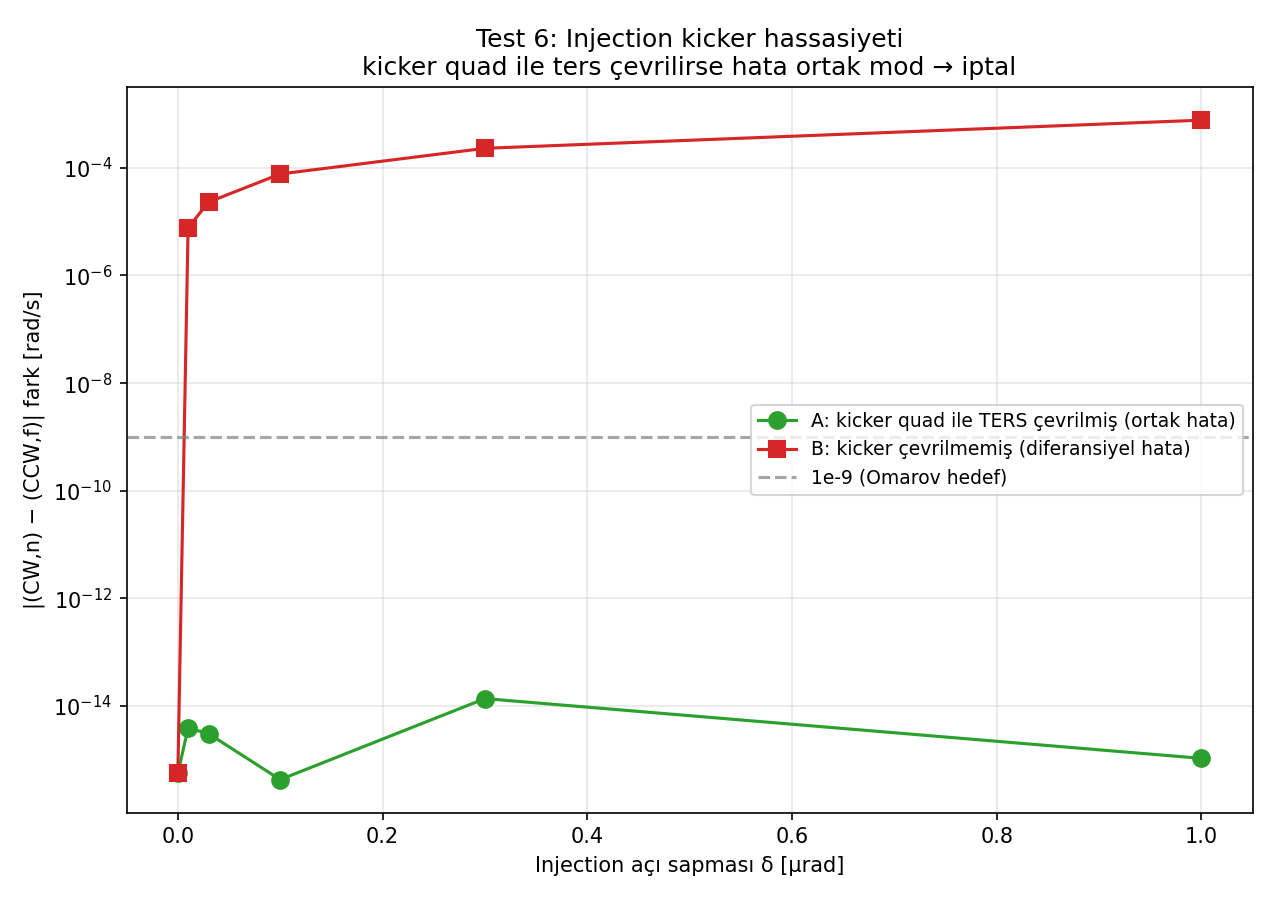

Here is the Python script that generated this plot:
#!/usr/bin/env python3
"""test_kicker_precision.py — Test 6: Injection kicker hassasiyeti (CW/CCW ortak alan).

Soru:
  Injection kick'i fiziksel bir mıknatıs (kicker) ile verilir; her iki karşı-dönen
  demet AYNI alanı görür. Kicker'ın ne kadar hassas ayarlanması gerekir? Ve kicker
  hatası (CW,normal) − (CCW,flip) farkında iptal olur mu, sızar mı?

Fizik:
  Kicker açıyı (p_y) değiştirir. Kapalı yörüngeye oturmak için iki demetin de aynı
  p_y'si gerekir → y'_CW=+y'*, y'_CCW=−y'* (p_z işaret değiştirdiği için mirror).
  Bir kicker hatası δ:
   - Kicker quad-flip ile TERS çevrilirse → mirror hata (CW +δ, CCW −δ) →
     ikisinin p_y'si AYNI kayar → ORTAK MOD → farkta iptal.
   - Kicker ters çevrilmezse → aynı δy' (CW +δ, CCW +δ) → p_y'ler ZIT kayar →
     DİFERANSİYEL → farkta sızar.

Yöntem (üniform 0.2 lattice, aynı misalignment):
  Açı sapması δ taranır (μrad). İki senaryo:
   A) Kicker ters çevrilmiş (mirror δ): CW y'+δ, CCW y'−δ.
   B) Kicker ters çevrilmemiş (ortak δ): CW y'+δ, CCW y'+δ.
  Her senaryo için tek tek sahte EDM ve FARK ölçülür.

Çıktı:
  test_kicker_precision.png
  Terminal tablo + hassasiyet (farkı 1e-9 altında tutan δ)
"""

import json, os, sys, time
import matplotlib; matplotlib.use("Agg")
import matplotlib.pyplot as plt
import multiprocessing as mp
import numpy as np

os.chdir(os.path.dirname(os.path.abspath(__file__)))
sys.path.insert(0, os.path.dirname(os.path.abspath(__file__)))

REF_SEED   = 7
A_MISALIGN = 1e-5
T2         = 5e-4
CO_TURNS   = 24
CO_ITER    = 2
RSTEPS     = 3000
DELTA_URAD = [0.0, 0.01, 0.03, 0.1, 0.3, 1.0]   # injection açı sapması [μrad]


def _suppress():
    fd = os.dup(1); n = os.open(os.devnull, os.O_WRONLY); os.dup2(n, 1); os.close(n); return fd
def _restore(fd):
    os.dup2(fd, 1); os.close(fd)


def _worker(task):
    label, direction, flip, yv, ypv, dy_list, t2, rsteps = task
    import os, sys, json, numpy as np
    os.chdir(os.path.dirname(os.path.abspath(__file__)))
    sys.path.insert(0, os.path.dirname(os.path.abspath(__file__)))
    from false_edm_mode_scan import setup_fields, _make_state
    from integrator import integrate_particle
    with open("params.json") as fh:
        config = json.load(fh)
    fields, _, beta0, R0, p_mag, _ = setup_fields(config)
    if flip:
        fields.quadG1 = -fields.quadG1; fields.quadG0 = -fields.quadG0
    dt = float(config.get("dt", 1e-11))
    dy = np.asarray(dy_list, float)
    y_launch = _make_state([0.0, float(yv), 0.0, float(ypv)],
                           p_mag, float(direction), [0.0, 0.0, float(direction)])
    saved = _suppress()
    try:
        fields.poincare_quad_index = 0.0
        _, poin, poin_t = integrate_particle(y_launch, 0.0, t2, dt, fields=fields,
                                              return_steps=rsteps, quad_dy=dy)
    finally:
        _restore(saved)
    return label, float(np.polyfit(np.asarray(poin_t, float),
                                   np.asarray(poin[:, 7], float), 1)[0])


def _find_co(direction, flip, dy_ref, config):
    from false_edm_mode_scan import setup_fields, find_closed_orbit, C
    fields, _, beta0, R0, p_mag, _ = setup_fields(config)
    if flip:
        fields.quadG1 = -fields.quadG1; fields.quadG0 = -fields.quadG0
    dt = float(config.get("dt", 1e-11))
    circ = (2*np.pi*R0 + 4*fields.nFODO*fields.driftLen + 2*fields.nFODO*fields.quadLen)
    T_rev = circ / (beta0 * C)
    saved = _suppress()
    try:
        v, _ = find_closed_orbit(fields, p_mag, float(direction), dy_ref, dt, T_rev,
                                 n_turns=CO_TURNS, n_iter=CO_ITER)
    finally:
        _restore(saved)
    return float(v[1]), float(v[3])


def main():
    t0 = time.time()
    with open("params.json") as fh:
        config = json.load(fh)
    from false_edm_mode_scan import setup_fields
    fields, *_ = setup_fields(config)
    n_q = 2*int(fields.nFODO); direction = fields.direction
    rng = np.random.default_rng(REF_SEED)
    dy_ref = rng.standard_normal(n_q) * A_MISALIGN

    print(f"Lattice üniform {fields.quadG1} T/m. Kapalı yörüngeler bulunuyor...")
    yc_cwn,  ypc_cwn  = _find_co(direction,  False, dy_ref, config)
    yc_ccwf, ypc_ccwf = _find_co(-direction, True,  dy_ref, config)
    print(f"  CW normal : y_co={yc_cwn*1e6:+.3f}μm  y'={ypc_cwn*1e6:+.3f}μrad")
    print(f"  CCW flip  : y_co={yc_ccwf*1e6:+.3f}μm  y'={ypc_ccwf*1e6:+.3f}μrad")

    tasks = []
    for d_ur in DELTA_URAD:
        d = d_ur * 1e-6
        # A) kicker TERS çevrilmiş (mirror): CW +δ, CCW −δ
        tasks.append((f"A_cw_{d_ur}",  direction,  False, yc_cwn,  ypc_cwn + d,
                      dy_ref.tolist(), T2, RSTEPS))
        tasks.append((f"A_ccw_{d_ur}", -direction, True,  yc_ccwf, ypc_ccwf - d,
                      dy_ref.tolist(), T2, RSTEPS))
        # B) kicker çevrilmemiş (ortak δy'): CW +δ, CCW +δ
        tasks.append((f"B_cw_{d_ur}",  direction,  False, yc_cwn,  ypc_cwn + d,
                      dy_ref.tolist(), T2, RSTEPS))
        tasks.append((f"B_ccw_{d_ur}", -direction, True,  yc_ccwf, ypc_ccwf + d,
                      dy_ref.tolist(), T2, RSTEPS))

    nw = min(mp.cpu_count(), len(tasks))
    print(f"\n{len(tasks)} simülasyon ({nw} işçi)...")
    with mp.get_context("spawn").Pool(processes=nw) as pool:
        res = dict(pool.map(_worker, tasks))

    print(f"\n{'─'*78}")
    print("Injection açı sapması δ → (CW,n)−(CCW,f) farkı")
    print(f"{'─'*78}")
    hdr = (f"{'δ [μrad]':>9}  {'A: kicker ters (mirror)':>26}  {'B: kicker düz (ortak)':>26}")
    print(hdr); print('─'*len(hdr))
    print(f"{'':>9}  {'fark [rad/s]':>26}  {'fark [rad/s]':>26}")
    print('─'*len(hdr))
    diffA, diffB = [], []
    for d_ur in DELTA_URAD:
        dA = res[f"A_cw_{d_ur}"] - res[f"A_ccw_{d_ur}"]
        dB = res[f"B_cw_{d_ur}"] - res[f"B_ccw_{d_ur}"]
        diffA.append(dA); diffB.append(dB)
        print(f"{d_ur:>9.2f}  {dA:>26.3e}  {dB:>26.3e}")

    elapsed = time.time() - t0
    print(f"\nToplam süre: {elapsed:.1f} s")
    print("\nYORUM:")
    print("  A (kicker quad ile ters çevrilir): hata ortak mod → fark ~0 kalır → sağlam.")
    print("  B (kicker çevrilmez): hata diferansiyel → fark δ ile büyür → hassasiyet kritik.")
    # B için 1e-9 toleransı (lineer interpolasyon)
    dB_abs = np.abs(diffB)
    if np.any(dB_abs > 1e-9):
        idx = np.argmax(dB_abs > 1e-9)
        if idx > 0:
            d0, d1 = DELTA_URAD[idx-1], DELTA_URAD[idx]
            f0, f1 = dB_abs[idx-1], dB_abs[idx]
            tol = d0 + (1e-9 - f0)*(d1-d0)/(f1-f0) if f1 != f0 else d1
            print(f"  B senaryosunda farkı 1e-9 altında tutmak için δ < ~{tol:.3f} μrad gerekir.")

    # Figür
    fig, ax = plt.subplots(figsize=(8.5, 6))
    dd = np.array(DELTA_URAD)
    ax.semilogy(dd, np.abs(diffA)+1e-18, 'o-', color='tab:green', markersize=8,
                label='A: kicker quad ile TERS çevrilmiş (ortak hata)')
    ax.semilogy(dd, np.abs(diffB)+1e-18, 's-', color='tab:red', markersize=8,
                label='B: kicker çevrilmemiş (diferansiyel hata)')
    ax.axhline(1e-9, color='gray', ls='--', alpha=0.7, label='1e-9 (Omarov hedef)')
    ax.set_xlabel("Injection açı sapması δ [μrad]")
    ax.set_ylabel("|(CW,n) − (CCW,f)| fark [rad/s]")
    ax.set_title("Test 6: Injection kicker hassasiyeti\n"
                 "kicker quad ile ters çevrilirse hata ortak mod → iptal")
    ax.legend(fontsize=9); ax.grid(True, which='both', alpha=0.3)
    plt.tight_layout()
    out = "test_kicker_precision.png"
    plt.savefig(out, dpi=150)
    print(f"Figür kaydedildi: {out}")


if __name__ == "__main__":
    main()
